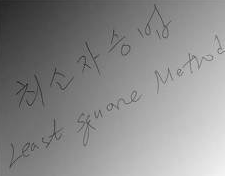
#> input picture numpy/Image.png, 225 x 176 px, found by its file name
$ jupyter execute 0204numpy.ipynb
#> lines starting #> are read from the running program, lines starting #| are printed output that depends on the picture; after the words box and inside, x2 and y2 are one past the last pixel; in counts of white or black regions, pixels touching at a corner belong together
[cell 1]
# 원의 방정식

[cell 2]
import numpy as np
import matplotlib.pyplot as plt

xc = 5 #원의 중심
yc = 4 #원의 중심
r = 3

m = 100
t = np.random.rand(m,1) * 2 * np.pi

x = r * np.cos(t) + xc + np.random.randn(m,1) * 0.3
y = r * np.sin(t) + yc + np.random.randn(m,1) * 0.3

plt.axis([0,9,0,9])
plt.plot(x,y,'.')
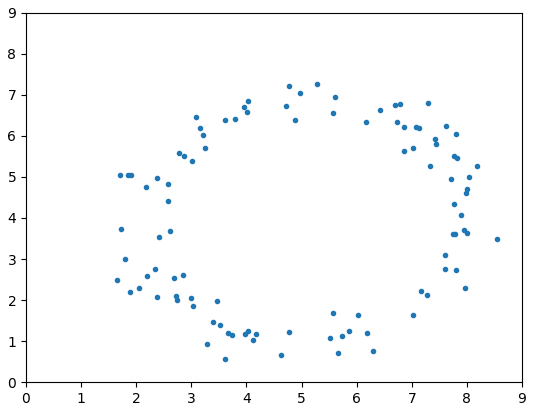
#> figure drawn by matplotlib, 1 panel

[cell 3]
# (x-xc)^2 + (y-yc)^2 = r^2
# xc, yc, r를 구해야함 이제

# 1. 전개
# 2. 파라미터가 있는 항은 왼쪽, 파라미터가 없는 항은 오른쪽
# 3. 계수가 1이거나 -1인 항은 bias항인데, 1개로 만든다
# -2ax-a^2-2yb+b^2-r^2 = -x^2-y^2

A = np.c_[-2*x, -2*y, np.ones((m,1))]
B = -x**2-y**2
theta = np.linalg.pinv(A) @ B
a, b, c = theta.flatten()
r = np.sqrt(a**2 + b**2 - c)

t = np.linspace(0, np.pi * 2, 100)
xt = np.cos(t) * r + a
yt = np.sin(t) * r + b

plt.plot(x, y, '.')
plt.plot(xt, yt, '-')
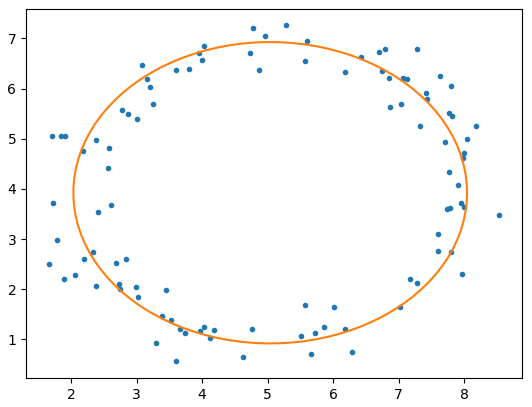
#> figure drawn by matplotlib, 1 panel

[cell 4]
# 영상 밝기 보정에 lms 활용

[cell 5]
import cv2
import numpy as np
import matplotlib.pyplot as plt

image = cv2.imread('C:\\study\\numpy\\Image.png')
#> image is the input picture: shape (176, 225, 3); min 38, max 243, mean 138.2
image = image.mean(axis=2).astype(np.uint8)
#> image: shape (176, 225)

plt.imshow(image, cmap = 'gray')

[cell 6]
image = (image < 100).astype(np.uint8) * 255
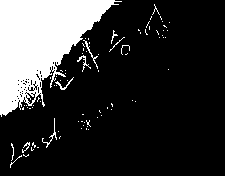
#> image: shape (176, 225); 20.1% white; 82 white regions (72 under 20 px), largest, box (x1, y1, x2, y2) and area: (0, 0, 122, 117) 7435, (42, 118, 57, 148) 61, (83, 40, 98, 69) 56
#이미지의 각 픽셀 값에 대해 100보다 작으면 흰색

image = cv2.resize(image, (140, 100))
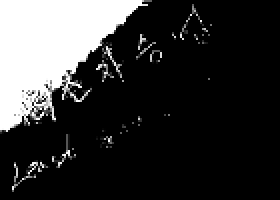
#> image: shape (100, 140) (shown 2 times larger); min 0, max 255, mean 51.3
plt.imshow(image, cmap = 'gray')

[cell 7]
x_list = []
y_list = []
v_list = []

H, W = image.shape
#> H = 100; W = 140

# [9 lines of commented-out code are left out]
xx, yy = np.meshgrid(range(W), range(H))
v = image[yy, xx]
x = xx.reshape(-1, 1)
y = yy.reshape(-1, 1)
#> y = 14000 values from 0 to 99
v = v.reshape(-1, 1)
#> v = 14000 values, max 255 at index 0, min 0 at index 76, mean 51.29

xb = np.c_[x**2, y**2, x*y, x, y, x**0]
theta = np.linalg.pinv(xb) @ v
#> theta = [0.0152, 0.0102, 0.0353, -5.24, -4.96, 407.4]
theta
#> Out = [0.0152, 0.0102, 0.0353, -5.24, -4.96, 407.4]

[cell 8]
#
dst = np.zeros((H, W), np.uint8)

# [5 lines of commented-out code are left out]

xx, yy = np.meshgrid(range(W), range(H))
x = xx.reshape(-1, 1)
y = yy.reshape(-1, 1)
A = np.c_[x**2, y**2, x*y, x, y, x**0]
v = A @ theta
#> v = 14000 values, max 407.4 at index 0, min -33.73 at index 13917, mean 51.29
dst = v.reshape(H, W).astype(np.uint8)
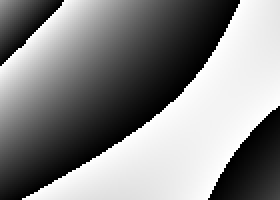
#> dst: shape (100, 140) (shown 2 times larger); min 0, max 255, mean 134.2

result = (cv2.absdiff(dst, image) > 15).astype(np.uint8) * 255
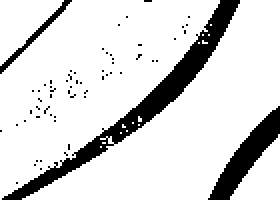
#> result: shape (100, 140) (shown 2 times larger); 85.3% white; 61 black regions (58 under 20 px), largest, box (x1, y1, x2, y2) and area: (1, 0, 120, 100) 1288, (104, 53, 140, 100) 544, (0, 0, 36, 37) 137
plt.imshow(result, cmap='gray')
plt.axis('off')
plt.show()

RANSAC

[cell 9]
# RANSAC : outlier(이상치/노이즈)를 제거하고, inlier(정상수치)만 모아서 모델링

import numpy as np
import matplotlib.pyplot as plt

m = 100
x = np.random.rand(m,1) * 2  # 0~2
y = x * 3 + 4 + np.random.randn(m,1)

ox = np.random.rand(20, 1) * 2
oy = np.random.rand(20, 1) * 3 + 10


plt.plot(x, y, '.')
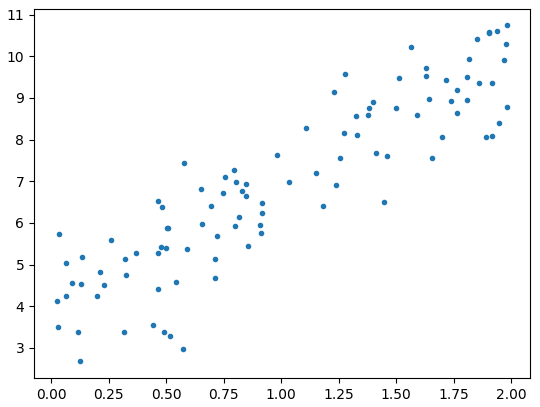
#> figure drawn by matplotlib, 1 panel

[cell 10]
X = np.concat([x, ox], axis = 0)
Y = np.concat([y, oy], axis = 0)

plt.plot(X, Y, '.')
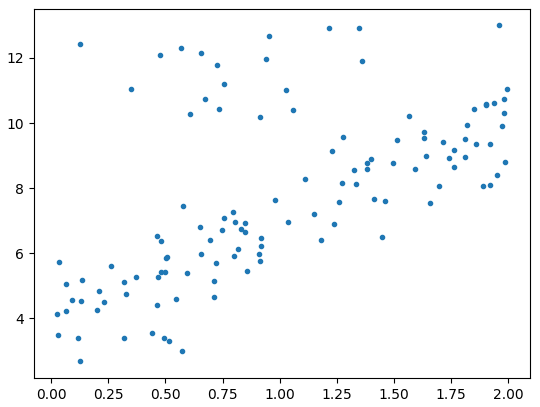
#> figure drawn by matplotlib, 1 panel

[cell 11]
from sklearn.linear_model import LinearRegression

lin = LinearRegression()
lin.fit(X, Y)

xt = np.linspace(0,2,100).reshape(-1,1)
yt = lin.predict(xt)
plt.plot(X, Y, '.')
plt.plot(xt, yt, '-')
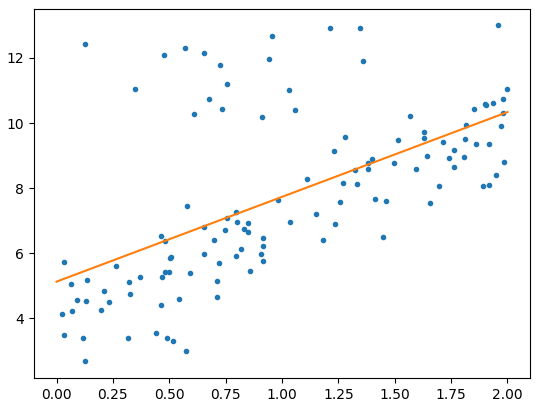
#> figure drawn by matplotlib, 1 panel; curve peaks at x = 2, y = 10.34

[cell 12]
from sklearn.linear_model import RANSACRegressor

lin = RANSACRegressor()
lin.fit(X, Y)

xt = np.linspace(0,2,100).reshape(-1,1)
yt = lin.predict(xt)
plt.plot(X, Y, '.')
plt.plot(xt, yt, '-')
#> figure, not shown here; curve peaks at x = 2, y = 9.94

[cell 13]
lin = LinearRegression()
max_in = 0

for _ in range(100):
    index = np.random.permutation(10)[:2]
    sx = X[index]
    sy = Y[index]
    lin.fit(sx,sy)
    pred = lin.predict(X)
    num_in = (abs(pred - Y) < 2).sum()
    if num_in > max_in:
        cond = abs(pred - Y) < 2
        max_in = num_in
max_in

sx = X[cond][:, None]
sy = Y[cond].reshape(-1, 1)
lin.fit(sx, sy)

xt = np.linspace(0, 2, 100).reshape(-1, 1)
yt = lin.predict(xt)
plt.plot(X, Y, '.')
plt.plot(xt, yt, '-')
#> figure, not shown here; curve peaks at x = 2, y = 9.98

$ run again, with numpy/girls.jpg saved as numpy/Image.png
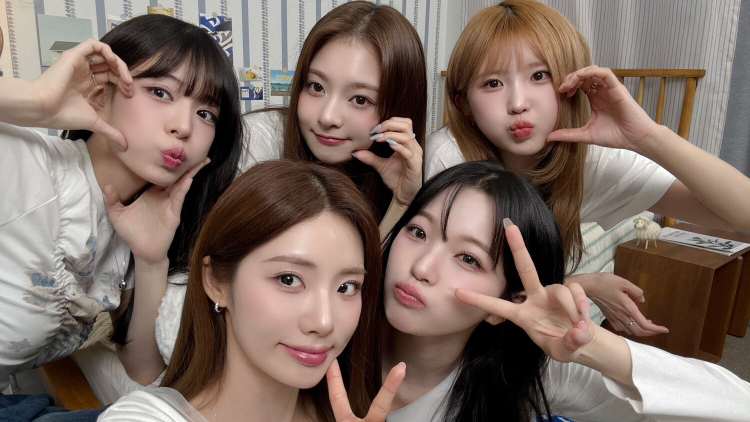
#> input picture numpy/girls.jpg, 1500 x 844 px, found by its file name (shown at 1/2 size)
#> image is the input picture: shape (844, 1500, 3); mean B, G, R 99.5, 108.6, 126.8
#> `image = cv2.resize(image, (140, 100))`:
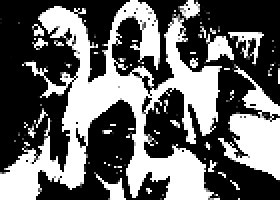
#> image: shape (100, 140) (shown 2 times larger); min 0, max 255, mean 103.6
#> `v = v.reshape(-1, 1)`: v = 14000 values, max 255 at index 65, min 0 at index 0, mean 103.6
#> theta = [-0.0132, -0.0123, -0.000388, 2.04, 1.86, -2.83]
#> `v = A @ theta`: v = 14000 values, max 143.6 at index 10436, min -2.83 at index 0, mean 103.6
#> `result = (cv2.absdiff(dst, image) > 15).astype(np.uint8) * 255`:
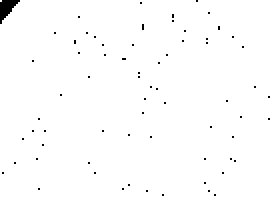
#> result: shape (100, 140) (shown 2 times larger); 99% white; 68 black regions (67 under 20 px), largest, box (x1, y1, x2, y2) and area: (0, 0, 10, 12) 61
